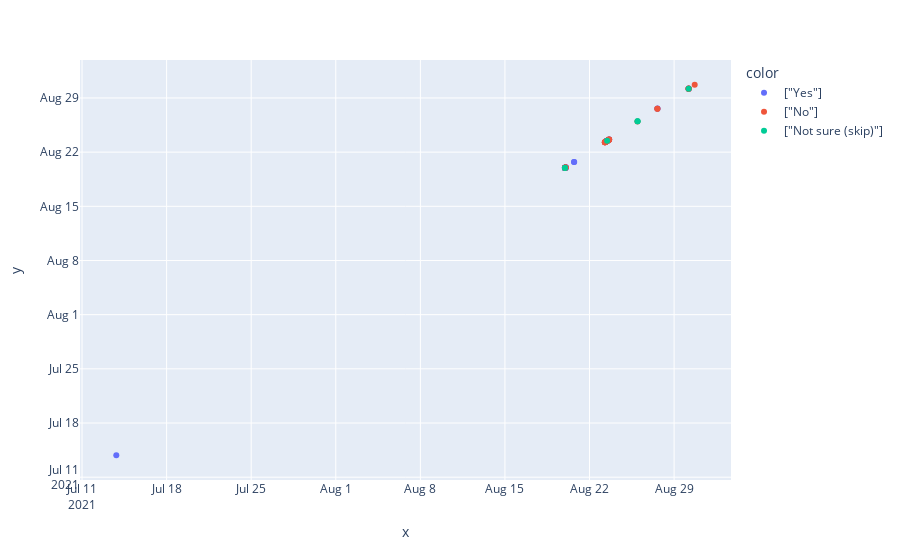

This figure's notebook cell:
### Markdown cell above
Evaluate AcceptTime vs. SubmitTime

### Code cell
fig = px.scatter(x=df["AcceptTime"], y=df["SubmitTime"], color = df["category.labels"])
fig.show()
